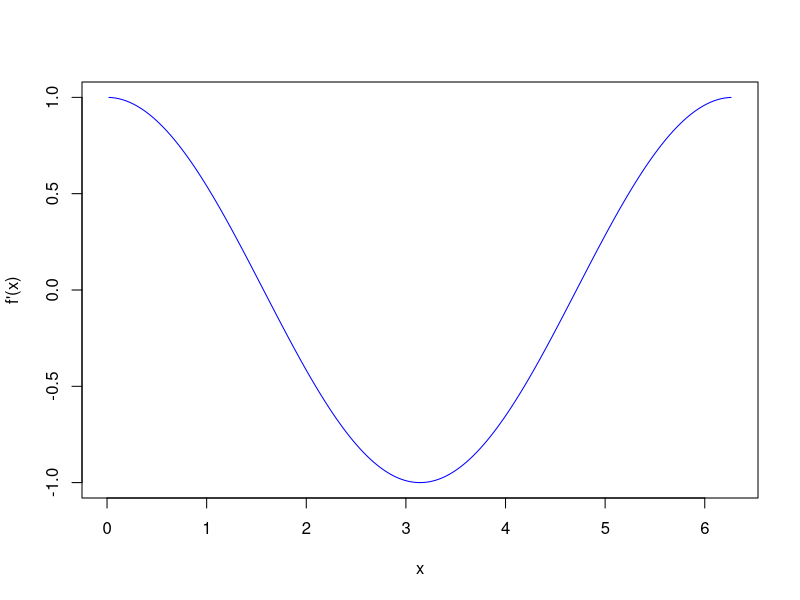
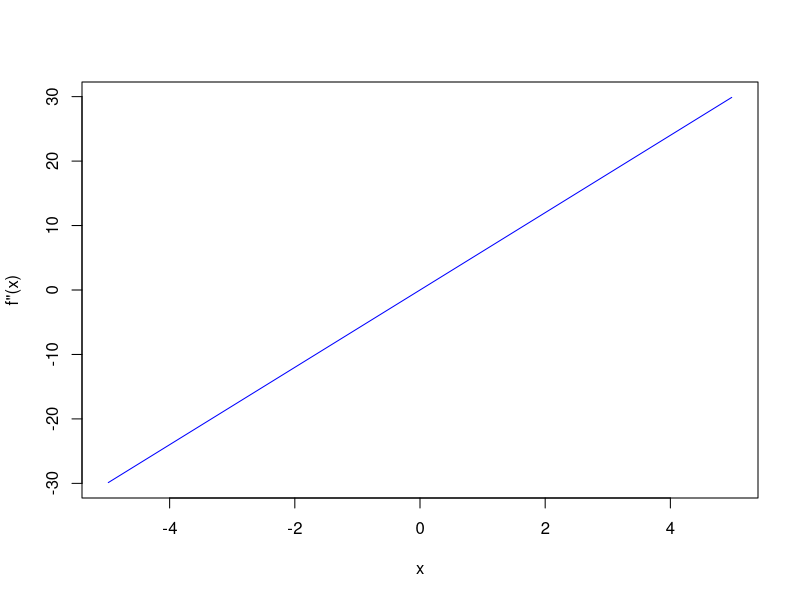

Reproduce these figures in R, in order.
# Central difference derivative operator
central_diff_coef <- function(derivative, order) {
  coef <- NULL
  if (derivative == 1) {
    if (order == 2) coef <- c(-1/2, 0, 1/2)
    if (order == 4) coef <- c(1/12, -2/3, 0, 2/3, -1/12)
    if (order == 6) coef <- c(-1/60, 3/20, -3/4, 0, 3/4, -3/20, 1/60)
  } else if (derivative == 2) {
    if (order == 2) coef <- c(1, -2, 1)
    if (order == 4) coef <- c(-1/12, 4/3, -5/2, 4/3, -1/12)
    if (order == 6) coef <- c(1/90, -3/20, 3/2, -49/18, 3/2, -3/20, 1/90)
  } else if (derivative == 3) {
    if (order == 2) coef <- c(-1/2, 1, 0, -1, 1/2)
    if (order == 4) coef <- c(1/8, -1, 13/8, 0, -13/8, 1, -1/8)
    if (order == 6) coef <- c(-7/240, 3/10, -169/120, 61/30, 0, -61/30, 169/120, -3/10, 7/240)
  } else if (derivative == 4) {
    if (order == 2) coef <- c(1, -4, 6, -4, 1)
    if (order == 4) coef <- c(-1/6, 2, -13/2, 28/3, -13/2, 2, -1/6)
    if (order == 6) coef <- c(7/240, -2/5, 169/60, -122/15, 91/8, -122/15, 169/60, -2/5, 7/240)
  } else if (derivative == 5) {
    if (order == 2) coef <- c(-1/2, 2, -5/2, 0, 5/2, -2, 1/2)
    if (order == 4) coef <- c(1/6, -3/2, 13/3, -29/6, 0, 29/6, -13/3, 3/2, -1/6)
    if (order == 6) coef <- c(-13/288, 19/36, -87/32, 13/2, -323/48, 0, 323/48, -13/2, 87/32, -19/36, 13/288)
  } else if (derivative == 6) {
    if (order == 2) coef <- c(1, -6, 15, -20, 15, -6, 1)
    if (order == 4) coef <- c(-1/4, 3, -13, 29, -75/2, 29, -13, 3, -1/4)
    if (order == 6) coef <- c(13/240, -19/24, 87/16, -39/2, 323/8, -1023/20, 323/8, -39/2, 87/16, -19/24, 13/240)
  }
  
  return(coef)
}

# Apply central difference to approximate derivative
central_diff <- function(f, x, d = 1, order = 2) {
  h <- x[2] - x[1]
  y <- f(x)
  coef <- central_diff_coef(d, order)
  if (is.null(coef)) stop("Coefficient not available for this derivative and order")
  pad <- floor(length(coef)/2)
  deriv <- rep(NA, length(x))
  for (i in (1+pad):(length(x)-pad)) {
    deriv[i] <- sum(coef * y[(i-pad):(i+pad)]) / (h^d)
  }
  return(deriv)
}

# Example: f(x) = sin(x), compute derivative f'(x) ≈ cos(x)
x <- seq(0, 2*pi, length.out = 1000)
f <- function(x) sin(x)
approx_deriv <- central_diff(f, x, d = 1, order = 6) # 1st derivative, 6th order accuracy
plot(x, approx_deriv, type="l", col = "blue", xlab="x", ylab="f'(x)")

# Example: f(x) = x^3, compute derivative f"(x) ≈ 6x
x <- seq(-5, 5, length.out = 1000)
f <- function(x) x**3
approx_deriv <- central_diff(f, x, d = 2, order = 4) # 2st derivative, 4th order accuracy
plot(x, approx_deriv, type="l", col = "blue", xlab="x", ylab='f"(x)')